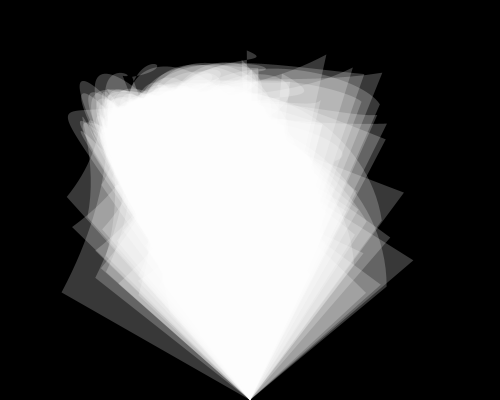
Frame 1 (no input)
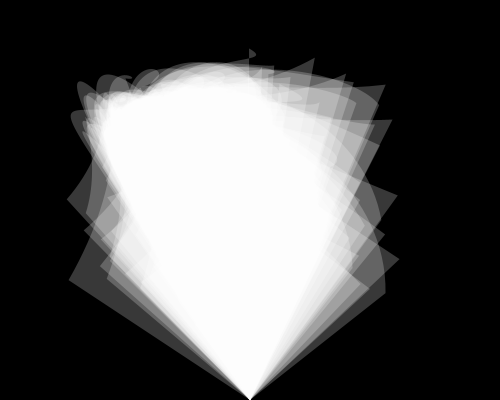
Frame 60 (the mouse pressed at the canvas centre just before this capture)
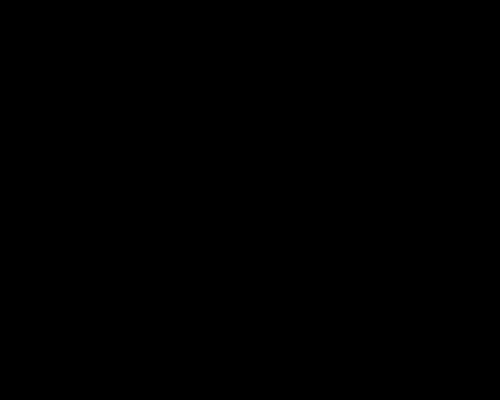
Frame 120 (the mouse held since frame 60 and released just before this capture)

The Processing sketch that drew these frames (run headless with seeded random() and noise(); from frame 60 on, the mouse is pressed at the canvas centre):

// Processing sketch: processing_57301
// ── processing_57301.pde

void setup(){
size (500,400);
noStroke();
smooth();
//noFill();
 fill(255,random(50,60));
 background(0);



}

void draw(){
  background(0);
  for(int i=mouseX+50;i<=250;i++){
   

    float mario=frameCount/1000.0;
    bezier(width/2,height,
  noise(1,i,mario)*mouseX,noise(2,i,mario)*mouseY,
  noise(3,i,mario)*width, noise(4,i,mario)*height/2,
  noise(5,i,mario)*width, noise(6,i,mario)*height);


  }
}
